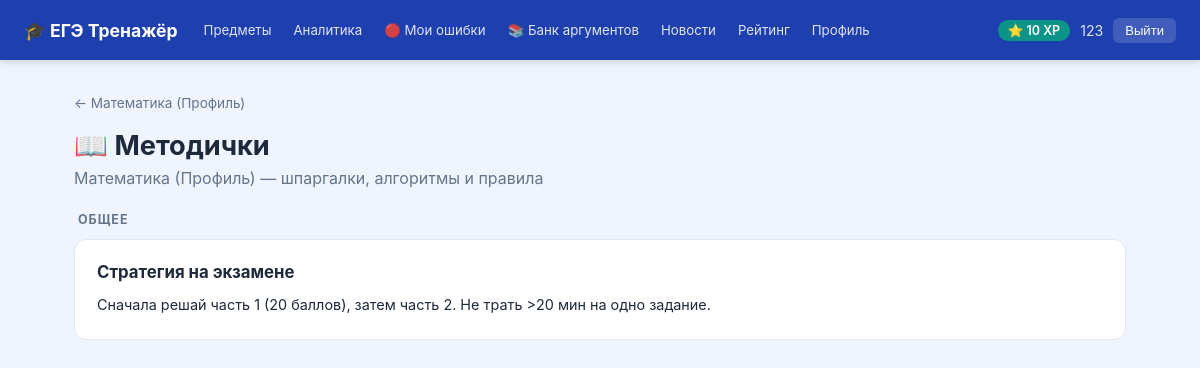
The page /py/subjects/math/guides (signed in) on the database its author committed.
### tables this page shows
CREATE TABLE users (
            id INTEGER PRIMARY KEY AUTOINCREMENT,
            name TEXT NOT NULL,
            email TEXT UNIQUE NOT NULL,
            password_hash TEXT NOT NULL,
            xp INTEGER NOT NULL DEFAULT 0,
            tests_completed INTEGER NOT NULL DEFAULT 0,
            created_at TIMESTAMP DEFAULT CURRENT_TIMESTAMP
        );

CREATE TABLE guides (
            id INTEGER PRIMARY KEY AUTOINCREMENT,
            subject TEXT NOT NULL,
            title TEXT NOT NULL,
            content TEXT NOT NULL,
            url TEXT
        );

### app.py (the view)
@app.route('/py/subjects/<subject>/guides')
@login_required
def guides(subject):
    if subject not in SUBJECTS: return redirect('/py/')
    user=get_current_user()
    try:
        cur=get_cursor()
        cur.execute('SELECT * FROM guides WHERE subject=%s ORDER BY category,id',(subject,))
        grouped=OrderedDict()
        for item in cur.fetchall():
            cat=item.get('category') or 'Общее'
            if cat not in grouped: grouped[cat]=[]
            grouped[cat].append(dict(item))
    except: grouped={}
    return render_template('guides.html',user=user,subj=SUBJECTS[subject],subject=subject,grouped=grouped)

### app.py (called while the page is built)
def get_db():
    if 'db' not in g:
        if USE_SQLITE:
            conn = sqlite3.connect(SQLITE_PATH)
            conn.row_factory = sqlite3.Row
            g.db = conn; g.use_sqlite = True
        else:
            conn = psycopg2.connect(DATABASE_URL, cursor_factory=psycopg2.extras.RealDictCursor)
            conn.autocommit = False
            g.db = conn; g.use_sqlite = False
    return g.db

def get_cursor():
    db = get_db()
    cur = db.cursor()
    return SQLiteCursor(cur) if g.get('use_sqlite') else cur

def get_current_user():
    uid = session.get('user_id')
    if not uid: return None
    try:
        cur = get_cursor()
        cur.execute('SELECT id,name,email,xp,tests_completed FROM users WHERE id=%s',(uid,))
        return cur.fetchone()
    except: return None

def login_required(f):
    from functools import wraps
    @wraps(f)
    def decorated(*args, **kwargs):
        if not session.get('user_id'):
            return redirect('/py/login')
        return f(*args, **kwargs)
    return decorated

    def execute(self, sql, params=None):
        has_ret = bool(re.search(r'\bRETURNING\b', sql, re.IGNORECASE))
        if has_ret:
            sql = re.sub(r'\s+RETURNING\s+\w+', '', sql, flags=re.IGNORECASE)
        sql = sql.replace('%s', '?')
        self._cur.execute(sql, params or [])
        self._lastrowid = self._cur.lastrowid
        self._returning = has_ret

    def fetchone(self):
        if getattr(self, '_returning', False):
            return {'id': self._lastrowid}
        row = self._cur.fetchone()
        return dict(row) if row else None

    def fetchall(self):
        return [dict(r) for r in self._cur.fetchall()]

### templates/guides.html (shortened to what this page needs)
{% extends 'base.html' %}
{% block content %}
<div class="container">
  <a href="/py/subjects/{{ subject }}" class="back-link">← {{ subj.title }}</a>
  <div class="page-title">📖 Методички</div>
  <div class="page-subtitle">{{ subj.title }} — шпаргалки, алгоритмы и правила</div>
  {% if grouped %}
    {% for category, items in grouped.items() %}
    <div style="margin-bottom:32px">
      <div style="font-size:0.78rem;font-weight:700;text-transform:uppercase;letter-spacing:0.08em;color:var(--text-muted);margin-bottom:12px;padding-left:4px">
        {{ category }}
      </div>
      {% for item in items %}
      <div class="guide-card" style="margin-bottom:12px">
        <div style="font-size:1.05rem;font-weight:700;margin-bottom:10px">{{ item.title }}</div>
        <pre class="guide-content">{{ item.content }}</pre>
      </div>
      {% endfor %}
    </div>
    {% endfor %}
  {% else %}
  <div class="empty-state">
    <div class="icon">📭</div>
    <div>Методические материалы пока не добавлены</div>
  </div>
  {% endif %}
</div>
{% endblock %}

### templates/base.html (shortened to what this page needs)
<!DOCTYPE html>
<html lang="ru">
<head>
  <link rel="stylesheet" href="/py/static/css/style.css">
</head>
<body>
{% if user %}
<nav class="navbar">
  <a href="/py/" class="navbar-brand">🎓 ЕГЭ Тренажёр</a>
  <div class="navbar-links">
    <a href="/py/">Предметы</a>
    <a href="/py/analytics">Аналитика</a>
    <a href="/py/mistakes">🔴 Мои ошибки</a>
    <a href="/py/arguments">📚 Банк аргументов</a>
    <a href="/py/news">Новости</a>
    <a href="/py/leaderboard">Рейтинг</a>
    <a href="/py/profile">Профиль</a>
  </div>
  <div class="navbar-user">
    <span class="xp-badge">⭐ {{ user.xp }} XP</span>
    <span style="color:rgba(255,255,255,0.85);font-size:0.88rem">{{ user.name }}</span>
    <a href="/py/logout"><button class="btn-logout">Выйти</button></a>
  </div>
</nav>
{% endif %}
{% block content %}{% endblock %}
</body>
</html>

### static/css/style.css (style rules this page uses)
:root { --primary: #1e40af; --primary-light: #3b82f6; --primary-dark: #1e3a8a; --secondary: #0d9488; --bg: #f0f4ff; --card: #ffffff; --text: #1e293b; --text-muted: #64748b; --border: #e2e8f0; --success: #16a34a; --error: #dc2626; --warning: #d97706; --radius: 12px; --shadow: 0 2px 16px rgba(30,64,175,0.08); --shadow-hover: 0 8px 32px rgba(30,64,175,0.15); }
* { box-sizing: border-box; margin: 0; padding: 0; }
body { font-family: -apple-system, BlinkMacSystemFont, 'Segoe UI', sans-serif; background: var(--bg); color: var(--text); min-height: 100vh; }
a { color: var(--primary); text-decoration: none; }
.navbar { background: var(--primary); color: white; padding: 0 24px; display: flex; align-items: center; height: 60px; gap: 16px; box-shadow: 0 2px 8px rgba(0,0,0,0.15); position: sticky; top: 0; z-index: 100; }
.navbar-brand { font-size: 1.1rem; font-weight: 700; color: white; display: flex; align-items: center; gap: 8px; text-decoration: none; white-space: nowrap; }
.navbar-links { display: flex; gap: 2px; flex: 1; overflow-x: auto; }
.navbar-links a { color: rgba(255,255,255,0.85); padding: 5px 10px; border-radius: 6px; font-size: 0.83rem; transition: all 0.15s; white-space: nowrap; }
.navbar-user { display: flex; align-items: center; gap: 10px; font-size: 0.85rem; flex-shrink: 0; }
.xp-badge { background: var(--secondary); color: white; padding: 3px 10px; border-radius: 20px; font-weight: 600; font-size: 0.78rem; white-space: nowrap; }
.btn-logout { background: rgba(255,255,255,0.15); color: white; border: none; padding: 5px 12px; border-radius: 6px; cursor: pointer; font-size: 0.82rem; transition: background 0.15s; }
.container { max-width: 1100px; margin: 0 auto; padding: 32px 24px; }
.page-title { font-size: 1.7rem; font-weight: 700; margin-bottom: 6px; }
.page-subtitle { color: var(--text-muted); margin-bottom: 24px; }
.guide-card { background: white; border-radius: var(--radius); border: 1px solid var(--border); padding: 22px; margin-bottom: 14px; }
.guide-content { white-space: pre-wrap; font-family: inherit; font-size: 0.9rem; line-height: 1.75; margin-top: 10px; color: var(--text); }
.back-link { display: inline-flex; align-items: center; gap: 6px; color: var(--text-muted); font-size: 0.85rem; margin-bottom: 18px; transition: color 0.15s; }

### rows shown on the page
users: xp "10", name "123"
guides: title "Стратегия на экзамене", content "Сначала решай часть 1 (20 баллов), затем часть 2. Не трать >20 мин на одно задание."

### other values the page prints
{{ subj.title }} "Математика (Профиль)"
{{ category }} "ОБЩЕЕ"
